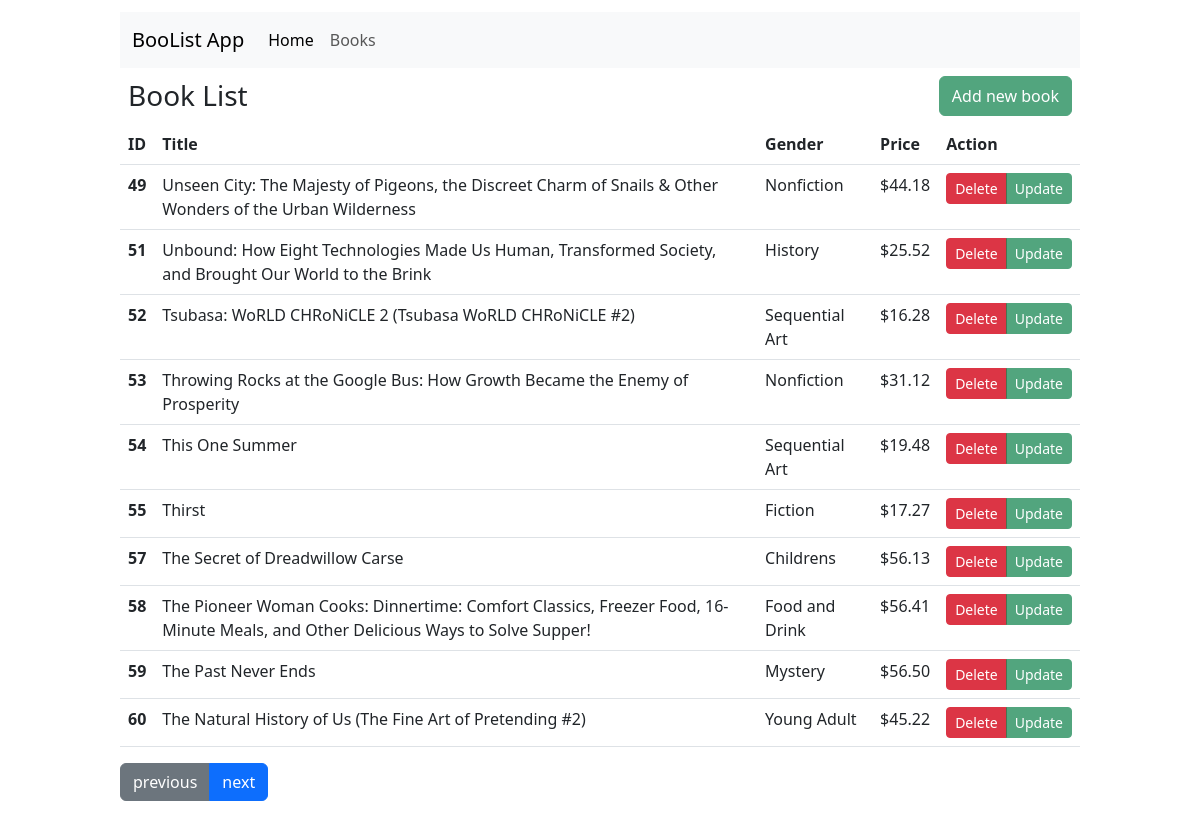
/books/5-10/, run on the app's committed database.
### tables this page shows
CREATE TABLE books(
                        id INTEGER PRIMARY KEY AUTOINCREMENT,
                        title TEXT NOT NULL UNIQUE,
                        price_cents INTEGER NOT NULL,
                        description TEXT NOT NULL,
                        category TEXT NOT NULL
        );

### app.py (the view)
@app.route("/books/<int:page>-<int:limit>/")
def book_list(page=None, limit=None):
    books =  Book.all(limit=limit, offset=page*limit-limit)
    categories = Book.all_categories()
    return render_template('book-list.html', books = books, p=page, l=limit, genders = categories)

### models/bookModel.py (called while the page is built)
    @property
    def price(self):
        return self.price_cents / 100

    @classmethod
    def from_tuple(cls, t:tuple):
        return Book(t[1], t[2], t[3], t[4], t[0])

    @classmethod
    def all(cls, offset:int = None, limit:int = None) -> list:
        t = Database.fetch_all(BookData.TABLE_NAME, offset=offset, limit=limit)
        l =[]
        for b in t:
            l.append(Book.from_tuple(b))
        return l

    @classmethod
    def all_categories(cls):
        c = BookData.all_categories()
        c.sort()
        return c

### models/database/bookData.py (called while the page is built)
    @classmethod
    def all_categories(cls):
        r = Database.query_fetch(f"SELECT DISTINCT category FROM {BookData.TABLE_NAME};")
        return [x[0] for x in r]

### models/database/database.py (called while the page is built)
    @classmethod
    def fetch_all(cls, table_name, limit:int = None, offset:int=None, file_name:str = DATABASE_FILE) -> list[tuple]:
        conn = sqlite3.connect(file_name)
        cur = conn.cursor()
        cur.execute('PRAGMA foreign_key=on;')
        if limit and offset:
            cur.execute(f"SELECT * FROM {table_name} LIMIT {limit} OFFSET {offset};")
        elif limit:
            cur.execute(f"SELECT * FROM {table_name} LIMIT {limit};")
        elif offset:
            cur.execute(f"SELECT * FROM {table_name} OFFSET {offset};")
        else:
            cur.execute(f"SELECT * FROM {table_name};")
        result = cur.fetchall()
        conn.commit()
        cur.close()
        return result

    @classmethod
    def query_fetch(cls, query:str, values:tuple =None, file_name:str = DATABASE_FILE) -> list[tuple]:
        conn = sqlite3.connect(file_name)
        cur = conn.cursor()
        cur.execute('PRAGMA foreign_key=on;')
        if values:
            cur.execute(query, values)
        else:
            cur.execute(query)
        result = cur.fetchall()
        conn.commit()
        cur.close()
        return result

### templates/book-list.html (shortened to what this page needs)
{% extends "base.html" %}
{% block content %}
    <div class="d-flex p-2 justify-content-between">
        <h3 style="margin:3px 0;">Book List</h3>
        <button type="button" class="btn btn-success opacity-75" data-bs-toggle="modal" data-bs-target="#add_book">Add new book</button>
    </div>
    <table class="table table-hover">
        <thead>
            <tr>
                <th scope="col">ID</th>
                <th scope="col">Title</th>
                <th scope="col">Gender</th>
                <th scope="col">Price</th>
                <th scope="col">Action</th>
            </tr>
        </thead>
        <tbody>
            {% for book in books %}
            <tr>
                <th scope="row">{{ book.ID }}</th>
                <td>{{ book.title }}</td>
                <td>{{ book.category }}</td>
                <td>${{ "%.2f"|format(book.price) }}</td>
                <td>
                    <div class="btn-group" role="group" aria-label="Basic example">
                        <button type="button" class="btn btn-sm btn-danger" data-bs-toggle="modal" data-bs-target="#delete_{{book.ID}}">Delete</button>
                        <button type="button" class="btn btn-sm btn-success opacity-75" data-bs-toggle="modal" data-bs-target="#update_{{book.ID}}">Update</button>
                    </div>
                </td>
            </tr>
            {% endfor %}
        </tbody>
    </table>
    <div class="btn-group">
        {% if p > 1 %}
        <a class="btn btn-secondary" role="button" href="{{ url_for('book_list', page=p-1, limit=l) }}">previous</a>
        {% endif %}
        <a class="btn btn-primary" role="button" href="{{ url_for('book_list', page=p+1, limit=l) }}">next</a>
    </div>
{% endblock %}

### data on the page
books: ID "49", title "Unseen City: The Majesty of Pigeons, the Discreet Charm of Snails & Other Wonders of the Urban Wilderness", category "Nonfiction", price "44.18"
books: ID "51", title "Unbound: How Eight Technologies Made Us Human, Transformed Society, and Brought Our World to the Brink", category "History", price "25.52"
books: ID "52", title "Tsubasa: WoRLD CHRoNiCLE 2 (Tsubasa WoRLD CHRoNiCLE #2)", category "Sequential Art", price "16.28"
books: ID "53", title "Throwing Rocks at the Google Bus: How Growth Became the Enemy of Prosperity", category "Nonfiction", price "31.12"
books: ID "54", title "This One Summer", category "Sequential Art", price "19.48"
books: ID "55", title "Thirst", category "Fiction", price "17.27"
books: ID "57", title "The Secret of Dreadwillow Carse", category "Childrens", price "56.13"
books: ID "58", title "The Pioneer Woman Cooks: Dinnertime: Comfort Classics, Freezer Food, 16-Minute Meals, and Other Delicious Ways to Solve Supper!", category "Food and Drink", price "56.41"
books: ID "59", title "The Past Never Ends", category "Mystery", price "56.50"
books: ID "60", title "The Natural History of Us (The Fine Art of Pretending #2)", category "Young Adult", price "45.22"
